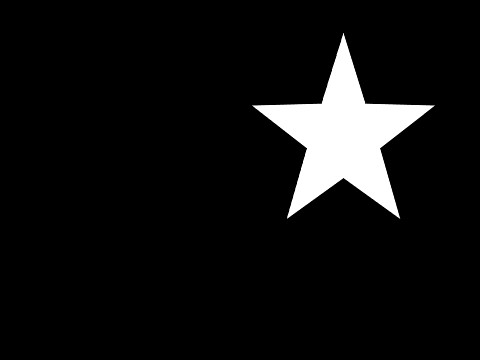
#> input picture img7.jpg, 480 x 360 px
$ python a-3-16.py
#> lines starting #> are read from the running program, lines starting #| are printed output that depends on the picture; after the words box and inside, x2 and y2 are one past the last pixel; in counts of white or black regions, pixels touching at a corner belong together
import cv2

o = cv2.imread('img7.jpg')
#> o is the input picture: shape (360, 480, 3); min 0, max 255, mean 17
img = o

gray = cv2.cvtColor(img, cv2.COLOR_BGR2GRAY)

edged = cv2.Canny(gray, 50, 150)
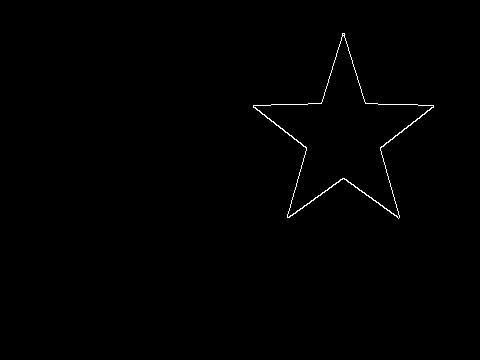
#> edged: shape (360, 480); 0.46% white in thin lines or dots, all inside (x1, y1, x2, y2) = (253, 33, 434, 219)
edged = cv2.dilate(edged, None, iterations=1)
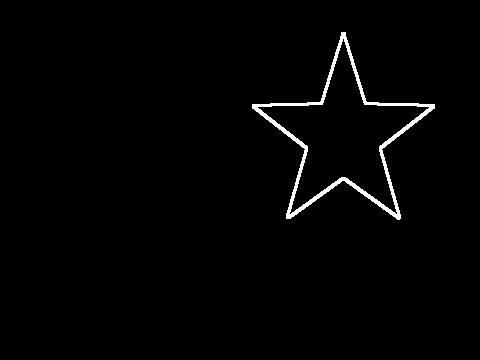
#> edged: shape (360, 480); 1.5% white; 1 white region
contours, hierarchy = cv2.findContours(edged, cv2.RETR_EXTERNAL, cv2.CHAIN_APPROX_SIMPLE)
#> contours = 1 contour; box (x1, y1, x2, y2) and area: (252, 32, 435, 220) 12507

cnt = contours[0]
#> cnt = contour of 283 points, box (x1, y1, x2, y2) (252, 32, 435, 220), area 12507

cnt = cv2.approxPolyDP(cnt, 30, True)
#> cnt = contour of 10 points, box (x1, y1, x2, y2) (252, 32, 435, 220), area 12107

hull = cv2.convexHull(cnt, returnPoints=False)
#> hull = [8, 6, 4, 2, 0]
defects = cv2.convexityDefects(cnt, hull)
#> defects = [[8, 0, 9, 10095], [0, 2, 1, 10390], [2, 4, 3, 9710], [4, 6, 5, 9859], [6, 8, 7, 9626]]

print('凸點數量 : {}' .format(len(hull)))
#| 凸點數量 : 5
print('凹點數量 : {}' .format(len(defects)))
#| 凹點數量 : 5

for i in range(defects.shape[0]):
    s,e,f,d = defects[i,0]
    start = tuple(cnt[s][0])
    end = tuple(cnt[e][0])
    far = tuple(cnt[f][0])

    cv2.line(img, start, end, (0,255,0), 2)
    cv2.circle(img, far, 5, (0,0,255), -1)
#> this loop made 5 passes
#> (s, e, f, d, start, end, far) on passes 1 to 5: (8, 0, 9, 10095, (434, 104), (341, 32), (367, 102)), (0, 2, 1, 10390, (341, 32), (252, 104), (319, 102)), (2, 4, 3, 9710, (252, 104), (286, 218), (305, 149)), (4, 6, 5, 9859, (286, 218), (399, 219), (344, 180)), (6, 8, 7, 9626, (399, 219), (434, 104), (381, 149))
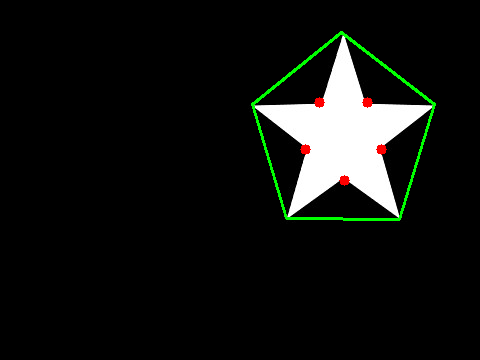
#> img: shape (360, 480, 3); 1.25% of pixels changed, all inside (x1, y1, x2, y2) = (251, 31, 436, 221)

cv2.imshow('frame', img)
cv2.waitKey()
cv2.destroyAllWindows()
